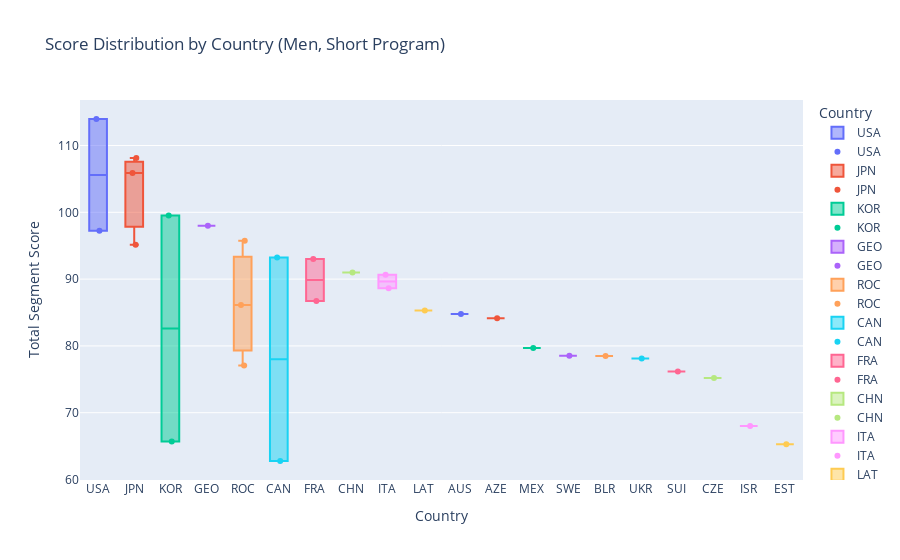

The notebook cell saved with this chart:
### Code cell
men_short = df_skaters[(df_skaters['category'] == 'Men Single Skating') & (df_skaters['segment'] == 'Short Program')]

fig = px.box(
    men_short,
    x='noc',
    y='total_segment_score',
    color='noc',
    title='Score Distribution by Country (Men, Short Program)',
    labels={'noc': 'Country', 'total_segment_score': 'Total Segment Score'},
    hover_data=['skater_name_1']
)

strip_fig = px.strip(
    men_short,
    x='noc',
    y='total_segment_score',
    color='noc',
    hover_data=['skater_name_1']
)

for trace in strip_fig.data:
    fig.add_trace(trace)

fig.show()

### Figure 1 — Plotly figure (JSON) as saved in the notebook; plotly's stock layout.template omitted (floating-point values rounded to 4 significant figures)
{"data": [{"alignmentgroup": "True", "customdata": [["CHEN Nathan"], ["BROWN Jason"]], "hovertemplate": "Country=%{x}<br>Total Segment Score=%{y}<br>skater_name_1=%{customdata[0]}<extra></extra>", "legendgroup": "USA", "marker": {"color": "#636efa"}, "name": "USA", "notched": false, "offsetgroup": "USA", "orientation": "v", "showlegend": true, "type": "box", "x": ["USA", "USA"], "x0": " ", "xaxis": "x", "y": [114.0, 97.24], "y0": " ", "yaxis": "y"}, {"alignmentgroup": "True", "customdata": [["KAGIYAMA Yuma"], ["UNO Shoma"], ["HANYU Yuzuru"]], "hovertemplate": "Country=%{x}<br>Total Segment Score=%{y}<br>skater_name_1=%{customdata[0]}<extra></extra>", "legendgroup": "JPN", "marker": {"color": "#EF553B"}, "name": "JPN", "notched": false, "offsetgroup": "JPN", "orientation": "v", "showlegend": true, "type": "box", "x": ["JPN", "JPN", "JPN"], "x0": " ", "xaxis": "x", "y": [108.1, 105.9, 95.15], "y0": " ", "yaxis": "y"}, {"alignmentgroup": "True", "customdata": [["CHA Junhwan"], ["LEE Sihyeong"]], "hovertemplate": "Country=%{x}<br>Total Segment Score=%{y}<br>skater_name_1=%{customdata[0]}<extra></extra>", "legendgroup": "KOR", "marker": {"color": "#00cc96"}, "name": "KOR", "notched": false, "offsetgroup": "KOR", "orientation": "v", "showlegend": true, "type": "box", "x": ["KOR", "KOR"], "x0": " ", "xaxis": "x", "y": [99.51, 65.69], "y0": " ", "yaxis": "y"}, {"alignmentgroup": "True", "customdata": [["KVITELASHVILI Morisi"]], "hovertemplate": "Country=%{x}<br>Total Segment Score=%{y}<br>skater_name_1=%{customdata[0]}<extra></extra>", "legendgroup": "GEO", "marker": {"color": "#ab63fa"}, "name": "GEO", "notched": false, "offsetgroup": "GEO", "orientation": "v", "showlegend": true, "type": "box", "x": ["GEO"], "x0": " ", "xaxis": "x", "y": [97.98], "y0": " ", "yaxis": "y"}, {"alignmentgroup": "True", "customdata": [["SEMENENKO Evgeni"], ["KONDRATIUK Mark"], ["MOZALEV Andrei"]], "hovertemplate": "Country=%{x}<br>Total Segment Score=%{y}<br>skater_name_1=%{customdata[0]}<extra></extra>", "legendgroup": "ROC", "marker": {"color": "#FFA15A"}, "name": "ROC", "notched": false, "offsetgroup": "ROC", "orientation": "v", "showlegend": true, "type": "box", "x": ["ROC", "ROC", "ROC"], "x0": " ", "xaxis": "x", "y": [95.76, 86.11, 77.05], "y0": " ", "yaxis": "y"}, {"alignmentgroup": "True", "customdata": [["MESSING Keegan"], ["SADOVSKY Roman"]], "hovertemplate": "Country=%{x}<br>Total Segment Score=%{y}<br>skater_name_1=%{customdata[0]}<extra></extra>", "legendgroup": "CAN", "marker": {"color": "#19d3f3"}, "name": "CAN", "notched": false, "offsetgroup": "CAN", "orientation": "v", "showlegend": true, "type": "box", "x": ["CAN", "CAN"], "x0": " ", "xaxis": "x", "y": [93.24, 62.77], "y0": " ", "yaxis": "y"}, {"alignmentgroup": "True", "customdata": [["AYMOZ Kevin"], ["SIAO HIM FA Adam"]], "hovertemplate": "Country=%{x}<br>Total Segment Score=%{y}<br>skater_name_1=%{customdata[0]}<extra></extra>", "legendgroup": "FRA", "marker": {"color": "#FF6692"}, "name": "FRA", "notched": false, "offsetgroup": "FRA", "orientation": "v", "showlegend": true, "type": "box", "x": ["FRA", "FRA"], "x0": " ", "xaxis": "x", "y": [93.0, 86.74], "y0": " ", "yaxis": "y"}, {"alignmentgroup": "True", "customdata": [["JIN Boyang"]], "hovertemplate": "Country=%{x}<br>Total Segment Score=%{y}<br>skater_name_1=%{customdata[0]}<extra></extra>", "legendgroup": "CHN", "marker": {"color": "#B6E880"}, "name": "CHN", "notched": false, "offsetgroup": "CHN", "orientation": "v", "showlegend": true, "type": "box", "x": ["CHN"], "x0": " ", "xaxis": "x", "y": [90.98], "y0": " ", "yaxis": "y"}, {"alignmentgroup": "True", "customdata": [["GRASSL Daniel"], ["RIZZO Matteo"]], "hovertemplate": "Country=%{x}<br>Total Segment Score=%{y}<br>skater_name_1=%{customdata[0]}<extra></extra>", "legendgroup": "ITA", "marker": {"color": "#FF97FF"}, "name": "ITA", "notched": false, "offsetgroup": "ITA", "orientation": "v", "showlegend": true, "type": "box", "x": ["ITA", "ITA"], "x0": " ", "xaxis": "x", "y": [90.64, 88.63], "y0": " ", "yaxis": "y"}, {"alignmentgroup": "True", "customdata": [["VASILJEVS Deniss"]], "hovertemplate": "Country=%{x}<br>Total Segment Score=%{y}<br>skater_name_1=%{customdata[0]}<extra></extra>", "legendgroup": "LAT", "marker": {"color": "#FECB52"}, "name": "LAT", "notched": false, "offsetgroup": "LAT", "orientation": "v", "showlegend": true, "type": "box", "x": ["LAT"], "x0": " ", "xaxis": "x", "y": [85.3], "y0": " ", "yaxis": "y"}, {"alignmentgroup": "True", "customdata": [["KERRY Brendan"]], "hovertemplate": "Country=%{x}<br>Total Segment Score=%{y}<br>skater_name_1=%{customdata[0]}<extra></extra>", "legendgroup": "AUS", "marker": {"color": "#636efa"}, "name": "AUS", "notched": false, "offsetgroup": "AUS", "orientation": "v", "showlegend": true, "type": "box", "x": ["AUS"], "x0": " ", "xaxis": "x", "y": [84.79], "y0": " ", "yaxis": "y"}, {"alignmentgroup": "True", "customdata": [["LITVINTSEV Vladimir"]], "hovertemplate": "Country=%{x}<br>Total Segment Score=%{y}<br>skater_name_1=%{customdata[0]}<extra></extra>", "legendgroup": "AZE", "marker": {"color": "#EF553B"}, "name": "AZE", "notched": false, "offsetgroup": "AZE", "orientation": "v", "showlegend": true, "type": "box", "x": ["AZE"], "x0": " ", "xaxis": "x", "y": [84.15], "y0": " ", "yaxis": "y"}, {"alignmentgroup": "True", "customdata": [["CARRILLO Donovan"]], "hovertemplate": "Country=%{x}<br>Total Segment Score=%{y}<br>skater_name_1=%{customdata[0]}<extra></extra>", "legendgroup": "MEX", "marker": {"color": "#00cc96"}, "name": "MEX", "notched": false, "offsetgroup": "MEX", "orientation": "v", "showlegend": true, "type": "box", "x": ["MEX"], "x0": " ", "xaxis": "x", "y": [79.69], "y0": " ", "yaxis": "y"}, {"alignmentgroup": "True", "customdata": [["MAJOROV Nikolaj"]], "hovertemplate": "Country=%{x}<br>Total Segment Score=%{y}<br>skater_name_1=%{customdata[0]}<extra></extra>", "legendgroup": "SWE", "marker": {"color": "#ab63fa"}, "name": "SWE", "notched": false, "offsetgroup": "SWE", "orientation": "v", "showlegend": true, "type": "box", "x": ["SWE"], "x0": " ", "xaxis": "x", "y": [78.54], "y0": " ", "yaxis": "y"}, {"alignmentgroup": "True", "customdata": [["MILYUKOV Konstantin"]], "hovertemplate": "Country=%{x}<br>Total Segment Score=%{y}<br>skater_name_1=%{customdata[0]}<extra></extra>", "legendgroup": "BLR", "marker": {"color": "#FFA15A"}, "name": "BLR", "notched": false, "offsetgroup": "BLR", "orientation": "v", "showlegend": true, "type": "box", "x": ["BLR"], "x0": " ", "xaxis": "x", "y": [78.49], "y0": " ", "yaxis": "y"}, {"alignmentgroup": "True", "customdata": [["SHMURATKO Ivan"]], "hovertemplate": "Country=%{x}<br>Total Segment Score=%{y}<br>skater_name_1=%{customdata[0]}<extra></extra>", "legendgroup": "UKR", "marker": {"color": "#19d3f3"}, "name": "UKR", "notched": false, "offsetgroup": "UKR", "orientation": "v", "showlegend": true, "type": "box", "x": ["UKR"], "x0": " ", "xaxis": "x", "y": [78.11], "y0": " ", "yaxis": "y"}, {"alignmentgroup": "True", "customdata": [["BRITSCHGI Lukas"]], "hovertemplate": "Country=%{x}<br>Total Segment Score=%{y}<br>skater_name_1=%{customdata[0]}<extra></extra>", "legendgroup": "SUI", "marker": {"color": "#FF6692"}, "name": "SUI", "notched": false, "offsetgroup": "SUI", "orientation": "v", "showlegend": true, "type": "box", "x": ["SUI"], "x0": " ", "xaxis": "x", "y": [76.16], "y0": " ", "yaxis": "y"}, {"alignmentgroup": "True", "customdata": [["BREZINA Michal"]], "hovertemplate": "Country=%{x}<br>Total Segment Score=%{y}<br>skater_name_1=%{customdata[0]}<extra></extra>", "legendgroup": "CZE", "marker": {"color": "#B6E880"}, "name": "CZE", "notched": false, "offsetgroup": "CZE", "orientation": "v", "showlegend": true, "type": "box", "x": ["CZE"], "x0": " ", "xaxis": "x", "y": [75.19], "y0": " ", "yaxis": "y"}, {"alignmentgroup": "True", "customdata": [["BYCHENKO Alexei"]], "hovertemplate": "Country=%{x}<br>Total Segment Score=%{y}<br>skater_name_1=%{customdata[0]}<extra></extra>", "legendgroup": "ISR", "marker": {"color": "#FF97FF"}, "name": "ISR", "notched": false, "offsetgroup": "ISR", "orientation": "v", "showlegend": true, "type": "box", "x": ["ISR"], "x0": " ", "xaxis": "x", "y": [68.01], "y0": " ", "yaxis": "y"}, {"alignmentgroup": "True", "customdata": [["SELEVKO Aleksandr"]], "hovertemplate": "Country=%{x}<br>Total Segment Score=%{y}<br>skater_name_1=%{customdata[0]}<extra></extra>", "legendgroup": "EST", "marker": {"color": "#FECB52"}, "name": "EST", "notched": false, "offsetgroup": "EST", "orientation": "v", "showlegend": true, "type": "box", "x": ["EST"], "x0": " ", "xaxis": "x", "y": [65.29], "y0": " ", "yaxis": "y"}, {"alignmentgroup": "True", "boxpoints": "all", "customdata": [["CHEN Nathan"], ["BROWN Jason"]], "fillcolor": "rgba(255,255,255,0)", "hoveron": "points", "hovertemplate": "noc=%{x}<br>total_segment_score=%{y}<br>skater_name_1=%{customdata[0]}<extra></extra>", "legendgroup": "USA", "line": {"color": "rgba(255,255,255,0)"}, "marker": {"color": "#636efa"}, "name": "USA", "offsetgroup": "USA", "orientation": "v", "pointpos": 0, "showlegend": true, "type": "box", "x": ["USA", "USA"], "x0": " ", "xaxis": "x", "y": [114.0, 97.24], "y0": " ", "yaxis": "y"}, {"alignmentgroup": "True", "boxpoints": "all", "customdata": [["KAGIYAMA Yuma"], ["UNO Shoma"], ["HANYU Yuzuru"]], "fillcolor": "rgba(255,255,255,0)", "hoveron": "points", "hovertemplate": "noc=%{x}<br>total_segment_score=%{y}<br>skater_name_1=%{customdata[0]}<extra></extra>", "legendgroup": "JPN", "line": {"color": "rgba(255,255,255,0)"}, "marker": {"color": "#EF553B"}, "name": "JPN", "offsetgroup": "JPN", "orientation": "v", "pointpos": 0, "showlegend": true, "type": "box", "x": ["JPN", "JPN", "JPN"], "x0": " ", "xaxis": "x", "y": [108.1, 105.9, 95.15], "y0": " ", "yaxis": "y"}, {"alignmentgroup": "True", "boxpoints": "all", "customdata": [["CHA Junhwan"], ["LEE Sihyeong"]], "fillcolor": "rgba(255,255,255,0)", "hoveron": "points", "hovertemplate": "noc=%{x}<br>total_segment_score=%{y}<br>skater_name_1=%{customdata[0]}<extra></extra>", "legendgroup": "KOR", "line": {"color": "rgba(255,255,255,0)"}, "marker": {"color": "#00cc96"}, "name": "KOR", "offsetgroup": "KOR", "orientation": "v", "pointpos": 0, "showlegend": true, "type": "box", "x": ["KOR", "KOR"], "x0": " ", "xaxis": "x", "y": [99.51, 65.69], "y0": " ", "yaxis": "y"}, {"alignmentgroup": "True", "boxpoints": "all", "customdata": [["KVITELASHVILI Morisi"]], "fillcolor": "rgba(255,255,255,0)", "hoveron": "points", "hovertemplate": "noc=%{x}<br>total_segment_score=%{y}<br>skater_name_1=%{customdata[0]}<extra></extra>", "legendgroup": "GEO", "line": {"color": "rgba(255,255,255,0)"}, "marker": {"color": "#ab63fa"}, "name": "GEO", "offsetgroup": "GEO", "orientation": "v", "pointpos": 0, "showlegend": true, "type": "box", "x": ["GEO"], "x0": " ", "xaxis": "x", "y": [97.98], "y0": " ", "yaxis": "y"}, {"alignmentgroup": "True", "boxpoints": "all", "customdata": [["SEMENENKO Evgeni"], ["KONDRATIUK Mark"], ["MOZALEV Andrei"]], "fillcolor": "rgba(255,255,255,0)", "hoveron": "points", "hovertemplate": "noc=%{x}<br>total_segment_score=%{y}<br>skater_name_1=%{customdata[0]}<extra></extra>", "legendgroup": "ROC", "line": {"color": "rgba(255,255,255,0)"}, "marker": {"color": "#FFA15A"}, "name": "ROC", "offsetgroup": "ROC", "orientation": "v", "pointpos": 0, "showlegend": true, "type": "box", "x": ["ROC", "ROC", "ROC"], "x0": " ", "xaxis": "x", "y": [95.76, 86.11, 77.05], "y0": " ", "yaxis": "y"}, {"alignmentgroup": "True", "boxpoints": "all", "customdata": [["MESSING Keegan"], ["SADOVSKY Roman"]], "fillcolor": "rgba(255,255,255,0)", "hoveron": "points", "hovertemplate": "noc=%{x}<br>total_segment_score=%{y}<br>skater_name_1=%{customdata[0]}<extra></extra>", "legendgroup": "CAN", "line": {"color": "rgba(255,255,255,0)"}, "marker": {"color": "#19d3f3"}, "name": "CAN", "offsetgroup": "CAN", "orientation": "v", "pointpos": 0, "showlegend": true, "type": "box", "x": ["CAN", "CAN"], "x0": " ", "xaxis": "x", "y": [93.24, 62.77], "y0": " ", "yaxis": "y"}, {"alignmentgroup": "True", "boxpoints": "all", "customdata": [["AYMOZ Kevin"], ["SIAO HIM FA Adam"]], "fillcolor": "rgba(255,255,255,0)", "hoveron": "points", "hovertemplate": "noc=%{x}<br>total_segment_score=%{y}<br>skater_name_1=%{customdata[0]}<extra></extra>", "legendgroup": "FRA", "line": {"color": "rgba(255,255,255,0)"}, "marker": {"color": "#FF6692"}, "name": "FRA", "offsetgroup": "FRA", "orientation": "v", "pointpos": 0, "showlegend": true, "type": "box", "x": ["FRA", "FRA"], "x0": " ", "xaxis": "x", "y": [93.0, 86.74], "y0": " ", "yaxis": "y"}, {"alignmentgroup": "True", "boxpoints": "all", "customdata": [["JIN Boyang"]], "fillcolor": "rgba(255,255,255,0)", "hoveron": "points", "hovertemplate": "noc=%{x}<br>total_segment_score=%{y}<br>skater_name_1=%{customdata[0]}<extra></extra>", "legendgroup": "CHN", "line": {"color": "rgba(255,255,255,0)"}, "marker": {"color": "#B6E880"}, "name": "CHN", "offsetgroup": "CHN", "orientation": "v", "pointpos": 0, "showlegend": true, "type": "box", "x": ["CHN"], "x0": " ", "xaxis": "x", "y": [90.98], "y0": " ", "yaxis": "y"}, {"alignmentgroup": "True", "boxpoints": "all", "customdata": [["GRASSL Daniel"], ["RIZZO Matteo"]], "fillcolor": "rgba(255,255,255,0)", "hoveron": "points", "hovertemplate": "noc=%{x}<br>total_segment_score=%{y}<br>skater_name_1=%{customdata[0]}<extra></extra>", "legendgroup": "ITA", "line": {"color": "rgba(255,255,255,0)"}, "marker": {"color": "#FF97FF"}, "name": "ITA", "offsetgroup": "ITA", "orientation": "v", "pointpos": 0, "showlegend": true, "type": "box", "x": ["ITA", "ITA"], "x0": " ", "xaxis": "x", "y": [90.64, 88.63], "y0": " ", "yaxis": "y"}, {"alignmentgroup": "True", "boxpoints": "all", "customdata": [["VASILJEVS Deniss"]], "fillcolor": "rgba(255,255,255,0)", "hoveron": "points", "hovertemplate": "noc=%{x}<br>total_segment_score=%{y}<br>skater_name_1=%{customdata[0]}<extra></extra>", "legendgroup": "LAT", "line": {"color": "rgba(255,255,255,0)"}, "marker": {"color": "#FECB52"}, "name": "LAT", "offsetgroup": "LAT", "orientation": "v", "pointpos": 0, "showlegend": true, "type": "box", "x": ["LAT"], "x0": " ", "xaxis": "x", "y": [85.3], "y0": " ", "yaxis": "y"}, {"alignmentgroup": "True", "boxpoints": "all", "customdata": [["KERRY Brendan"]], "fillcolor": "rgba(255,255,255,0)", "hoveron": "points", "hovertemplate": "noc=%{x}<br>total_segment_score=%{y}<br>skater_name_1=%{customdata[0]}<extra></extra>", "legendgroup": "AUS", "line": {"color": "rgba(255,255,255,0)"}, "marker": {"color": "#636efa"}, "name": "AUS", "offsetgroup": "AUS", "orientation": "v", "pointpos": 0, "showlegend": true, "type": "box", "x": ["AUS"], "x0": " ", "xaxis": "x", "y": [84.79], "y0": " ", "yaxis": "y"}, {"alignmentgroup": "True", "boxpoints": "all", "customdata": [["LITVINTSEV Vladimir"]], "fillcolor": "rgba(255,255,255,0)", "hoveron": "points", "hovertemplate": "noc=%{x}<br>total_segment_score=%{y}<br>skater_name_1=%{customdata[0]}<extra></extra>", "legendgroup": "AZE", "line": {"color": "rgba(255,255,255,0)"}, "marker": {"color": "#EF553B"}, "name": "AZE", "offsetgroup": "AZE", "orientation": "v", "pointpos": 0, "showlegend": true, "type": "box", "x": ["AZE"], "x0": " ", "xaxis": "x", "y": [84.15], "y0": " ", "yaxis": "y"}, {"alignmentgroup": "True", "boxpoints": "all", "customdata": [["CARRILLO Donovan"]], "fillcolor": "rgba(255,255,255,0)", "hoveron": "points", "hovertemplate": "noc=%{x}<br>total_segment_score=%{y}<br>skater_name_1=%{customdata[0]}<extra></extra>", "legendgroup": "MEX", "line": {"color": "rgba(255,255,255,0)"}, "marker": {"color": "#00cc96"}, "name": "MEX", "offsetgroup": "MEX", "orientation": "v", "pointpos": 0, "showlegend": true, "type": "box", "x": ["MEX"], "x0": " ", "xaxis": "x", "y": [79.69], "y0": " ", "yaxis": "y"}, {"alignmentgroup": "True", "boxpoints": "all", "customdata": [["MAJOROV Nikolaj"]], "fillcolor": "rgba(255,255,255,0)", "hoveron": "points", "hovertemplate": "noc=%{x}<br>total_segment_score=%{y}<br>skater_name_1=%{customdata[0]}<extra></extra>", "legendgroup": "SWE", "line": {"color": "rgba(255,255,255,0)"}, "marker": {"color": "#ab63fa"}, "name": "SWE", "offsetgroup": "SWE", "orientation": "v", "pointpos": 0, "showlegend": true, "type": "box", "x": ["SWE"], "x0": " ", "xaxis": "x", "y": [78.54], "y0": " ", "yaxis": "y"}, {"alignmentgroup": "True", "boxpoints": "all", "customdata": [["MILYUKOV Konstantin"]], "fillcolor": "rgba(255,255,255,0)", "hoveron": "points", "hovertemplate": "noc=%{x}<br>total_segment_score=%{y}<br>skater_name_1=%{customdata[0]}<extra></extra>", "legendgroup": "BLR", "line": {"color": "rgba(255,255,255,0)"}, "marker": {"color": "#FFA15A"}, "name": "BLR", "offsetgroup": "BLR", "orientation": "v", "pointpos": 0, "showlegend": true, "type": "box", "x": ["BLR"], "x0": " ", "xaxis": "x", "y": [78.49], "y0": " ", "yaxis": "y"}, {"alignmentgroup": "True", "boxpoints": "all", "customdata": [["SHMURATKO Ivan"]], "fillcolor": "rgba(255,255,255,0)", "hoveron": "points", "hovertemplate": "noc=%{x}<br>total_segment_score=%{y}<br>skater_name_1=%{customdata[0]}<extra></extra>", "legendgroup": "UKR", "line": {"color": "rgba(255,255,255,0)"}, "marker": {"color": "#19d3f3"}, "name": "UKR", "offsetgroup": "UKR", "orientation": "v", "pointpos": 0, "showlegend": true, "type": "box", "x": ["UKR"], "x0": " ", "xaxis": "x", "y": [78.11], "y0": " ", "yaxis": "y"}, {"alignmentgroup": "True", "boxpoints": "all", "customdata": [["BRITSCHGI Lukas"]], "fillcolor": "rgba(255,255,255,0)", "hoveron": "points", "hovertemplate": "noc=%{x}<br>total_segment_score=%{y}<br>skater_name_1=%{customdata[0]}<extra></extra>", "legendgroup": "SUI", "line": {"color": "rgba(255,255,255,0)"}, "marker": {"color": "#FF6692"}, "name": "SUI", "offsetgroup": "SUI", "orientation": "v", "pointpos": 0, "showlegend": true, "type": "box", "x": ["SUI"], "x0": " ", "xaxis": "x", "y": [76.16], "y0": " ", "yaxis": "y"}, {"alignmentgroup": "True", "boxpoints": "all", "customdata": [["BREZINA Michal"]], "fillcolor": "rgba(255,255,255,0)", "hoveron": "points", "hovertemplate": "noc=%{x}<br>total_segment_score=%{y}<br>skater_name_1=%{customdata[0]}<extra></extra>", "legendgroup": "CZE", "line": {"color": "rgba(255,255,255,0)"}, "marker": {"color": "#B6E880"}, "name": "CZE", "offsetgroup": "CZE", "orientation": "v", "pointpos": 0, "showlegend": true, "type": "box", "x": ["CZE"], "x0": " ", "xaxis": "x", "y": [75.19], "y0": " ", "yaxis": "y"}, {"alignmentgroup": "True", "boxpoints": "all", "customdata": [["BYCHENKO Alexei"]], "fillcolor": "rgba(255,255,255,0)", "hoveron": "points", "hovertemplate": "noc=%{x}<br>total_segment_score=%{y}<br>skater_name_1=%{customdata[0]}<extra></extra>", "legendgroup": "ISR", "line": {"color": "rgba(255,255,255,0)"}, "marker": {"color": "#FF97FF"}, "name": "ISR", "offsetgroup": "ISR", "orientation": "v", "pointpos": 0, "showlegend": true, "type": "box", "x": ["ISR"], "x0": " ", "xaxis": "x", "y": [68.01], "y0": " ", "yaxis": "y"}, {"alignmentgroup": "True", "boxpoints": "all", "customdata": [["SELEVKO Aleksandr"]], "fillcolor": "rgba(255,255,255,0)", "hoveron": "points", "hovertemplate": "noc=%{x}<br>total_segment_score=%{y}<br>skater_name_1=%{customdata[0]}<extra></extra>", "legendgroup": "EST", "line": {"color": "rgba(255,255,255,0)"}, "marker": {"color": "#FECB52"}, "name": "EST", "offsetgroup": "EST", "orientation": "v", "pointpos": 0, "showlegend": true, "type": "box", "x": ["EST"], "x0": " ", "xaxis": "x", "y": [65.29], "y0": " ", "yaxis": "y"}], "layout": {"boxmode": "overlay", "legend": {"title": {"text": "Country"}, "tracegroupgap": 0}, "title": {"text": "Score Distribution by Country (Men, Short Program)"}, "xaxis": {"anchor": "y", "categoryarray": ["USA", "JPN", "KOR", "GEO", "ROC", "CAN", "FRA", "CHN", "ITA", "LAT", "AUS", "AZE", "MEX", "SWE", "BLR", "UKR", "SUI", "CZE", "ISR", "EST"], "categoryorder": "array", "domain": [0, 1], "title": {"text": "Country"}}, "yaxis": {"anchor": "x", "domain": [0, 1], "title": {"text": "Total Segment Score"}}}}
